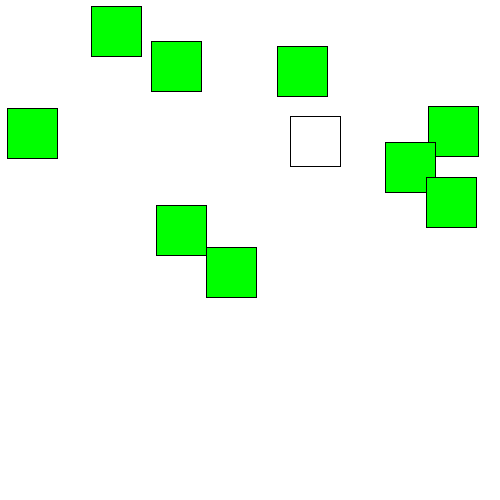
Frame 1 (no input)
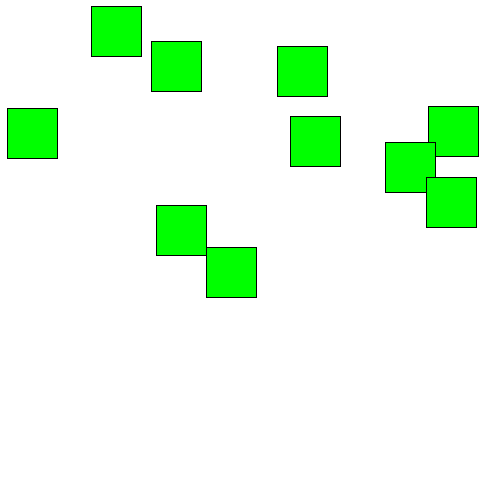
Frame 60 (the mouse pressed at the canvas centre just before this capture)
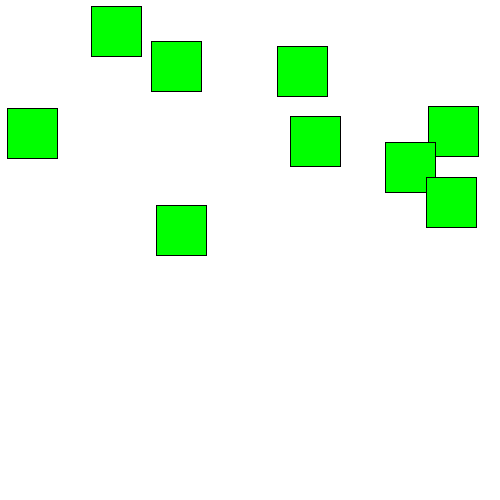
Frame 120 (the mouse held since frame 60 and released just before this capture)

The Processing sketch that drew these frames (run headless with seeded random() and noise(); from frame 60 on, the mouse is pressed at the canvas centre):

// Processing sketch: lab01Q7b
// ── lab01Q7b.pde
int[] x = new int [10];
int[] y = new int [10];
int i,j;
boolean a,b,c,d;

void setup()
{
  size(500, 500);
  for (int i=0; i<10; i=i+1)
  {x[i]=int(random(0,450));
   y[i]=int(random(0,450));}
}

void draw()
{
  background(255,255,255);
 for (i=0; i<10; i++)
 {
   rect(x[i],y[i],50,50);
   fill(0,255,0);
   if (mouseX>=x[i] && mouseX<=x[i]+50 && mouseY>=y[i] && mouseY<=y[i]+50 )
   {x[i]=-200;}
 }
}
